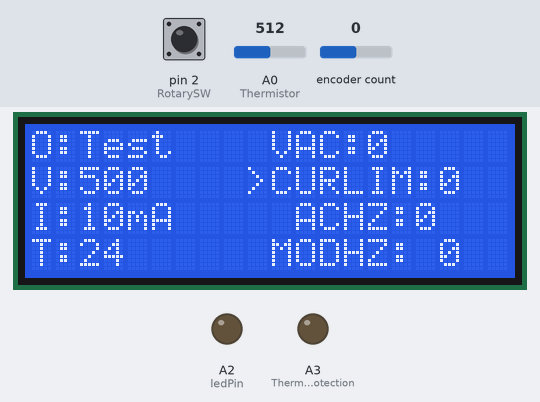
The sketch below on a simulated Arduino Uno, built with avr-gcc and run on an emulated ATmega328P. Parts: 20×4 character LCD, output pins drawn as LEDs (lit = HIGH). Inputs (shaded band) come from the test bench; at power-on: A0 (Thermistor) = 512, encoder count 0, pin 2 (RotarySW) HIGH. What the sketch prints to the serial monitor is not drawn.

Above: at 1.2 s.
1.3 s: A0 (Thermistor) set to 837
At 1.49 s:
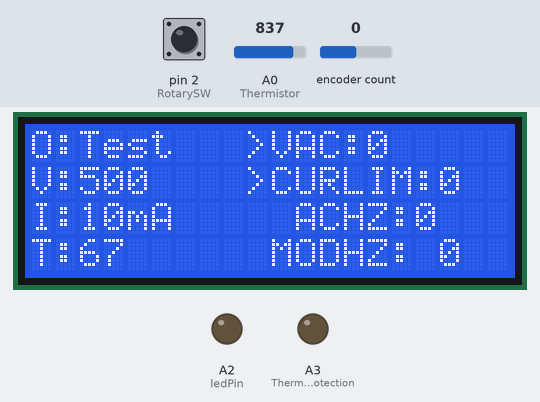
4.3 s: A0 (Thermistor) set to 865
At 4.34 s:
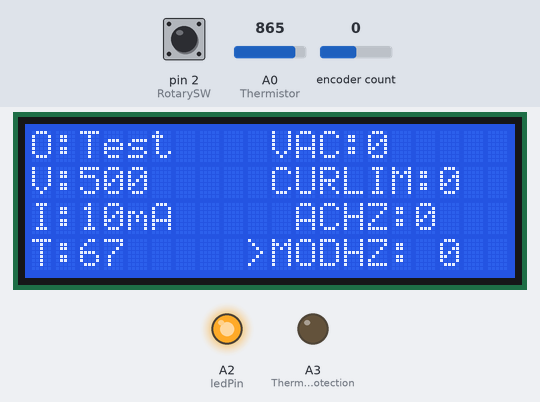
6.9 s: A0 (Thermistor) set to 1011
At 7.47 s:
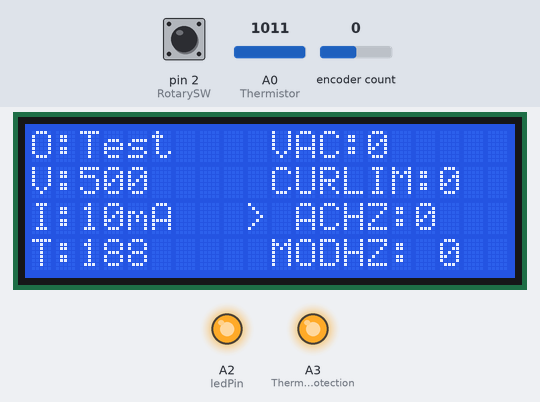
9.4 s: A0 (Thermistor) set to 1023
At 9.58 s:
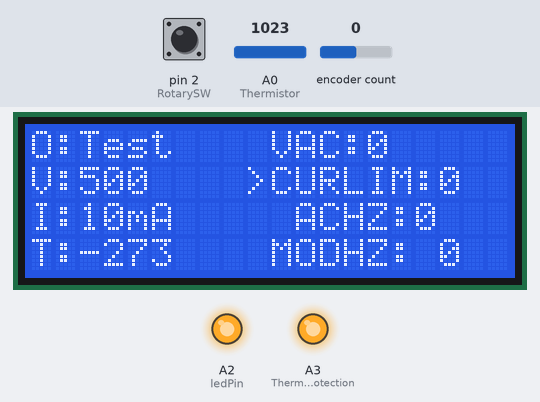
10.9 s: A0 (Thermistor) set to 122
At 11.46 s:
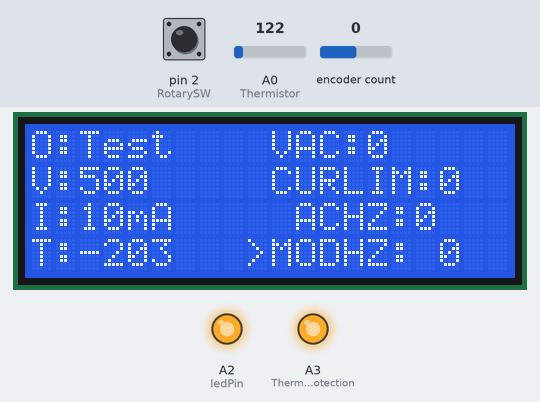
13.9 s: encoder count set to 1
At 14.16 s:
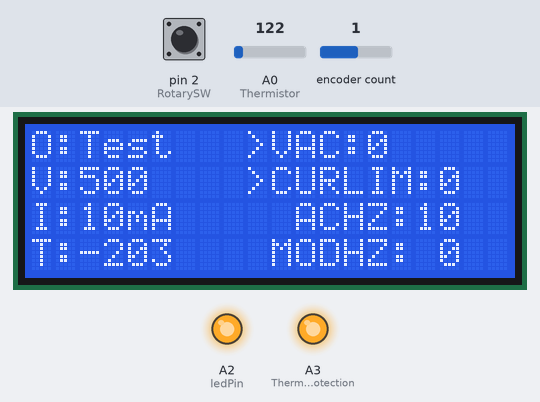
Timing chart, 0 to 16.9 s (numbered marks = the images above; inputs shaded):
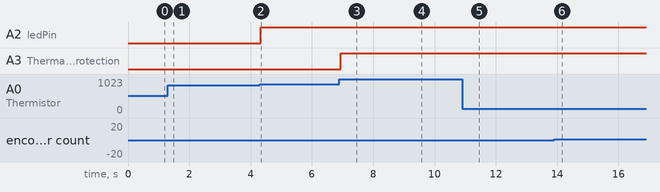

Measured:
- the behaviour switches between 848 and 849 on A0 (Thermistor) (found by bisection; images 1 and 2)
- the behaviour switches between 1022 and 1023 on A0 (Thermistor) (found by bisection; images 3 and 4)
- after the input at 4.3 s, A2 (ledPin): LOW → HIGH at once
- after the input at 6.9 s, A3 (Thermal_Protection): LOW → HIGH at once

The sketch:

Menu_screen_V5.ino
```cpp
#include <LiquidCrystal.h>
#include <Encoder.h>
const int rs =10, en =9, d4 = 8, d5= 7, d6= 6,d7= 5; //pins for LCD
//all tutes say use SPI pins 11 and 12 but no idea how to interface with spi if i do that
LiquidCrystal lcd(rs, en, d4, d5, d6, d7);  //set up the LCD connections
const int RotarySW =2;
Encoder knob(3,4);

const int ledPin = A2; //pin 2
const int Thermal_Protection = A3; //pin controlling the output switch
const int adjustment_switch = 11; //attched to physical switch powering encoder
const byte Thermistor = 0; // pin a0
long DC_voltage = A4; // voltage divider input to mcu

//Meni Reading parameters
int SWNow;
bool refreshLCD = false;
int newEncoder =0;
int oldEncoder =0;
//still need to add the other menu screens
int menu1_Value = 0; //value within menu 1
int menu2_Value = 0; //value within menu 2
int menu3_Value = 0; //value within menu 3
int menu4_Value = 0; //value within menu 4
int menuCounter = 0;
int newMenuCount = 0;

String reading1_Value = "Test"; //the type of output, depends on output_type
int reading2_Value = 500; //Voltage reading
int reading3_Value = 10; //current reading
int reading4_Value = 30; //Temperature

String Output_type[6] = {"DC-LV", "DC-MV", "DC-HV", "AC-LV", "AC-MV", "AC-HV"}; //selected based on what the physical switches say

// thermal calc+ comparison
int Vo_Temp;
int Temp_Warning = 70;
int Temp_Limit = 80;
float R1 = 10000; // resistor value in voltage divider circuit
float logR2, R2, T;
float c1 = 1.009249522e-03, c2 = 2.378405444e-04, c3 = 2.019202697e-07;

// blinking LED
int ledState = LOW;
int protectionState = LOW;
unsigned long prevMills =0;
const long interval = 100; //blinking interval
const long check_interval = 1000; // interval between temp checks

// DC voltage Calculation
long Vo_DC = 0;               //variable to store the value read
float scaled_DC_voltage = 0;  // Scaled voltage read
int R1_DC = 4700;
int R2_DC =200;

//Debouncing
unsigned long lastDebounceTime = 0;  // the last time the output pin was toggled
unsigned long debounceDelay = 5;    // the debounce time; increase if the output flickers
int buttonState;            // the current reading from the input pin
int lastButtonState = LOW;


void setup() {
  // put your setup code here, to run once:

  Serial.begin(9600);
  pinMode(2, INPUT_PULLUP); //Button
  pinMode(3,INPUT);
  pinMode(4,INPUT);
  pinMode(ledPin, OUTPUT);
  pinMode(Thermal_Protection, OUTPUT);
  pinMode(adjustment_switch,INPUT);
  pinMode(Thermistor, INPUT); //not n original ref but think i need it
  lcd.begin(20,4);
  printLCD();
 // attachInterrupt(digitalPinToInterrupt(RotarySW), MenuChange, RISING);

}

void loop() {
  // put your main code here, to run repeatedly:

  //Serial.print(newMenuCount);
  //if(refreshLCD == true){ // this was originally outside as a function but wasnt working haha

  MenuChange();
  updateLCD();
  updateCursorPosition();
  ParamaterChange();
  temp_check();
  //}
}

void ParamaterChange() {

  switch(menuCounter) //this checks the value of the counter (0, 1, 2 or 3)
    {
      case 0: //AC Amplitude need to add more precision
        newEncoder = knob.read();
        if(newEncoder > oldEncoder){ //if the input wants to increas
          if(menu1_Value<300){
            menu1_Value++;
          }
          else{
            menu1_Value = 0;
          }
        }
        else if(newEncoder < oldEncoder){
          if(menu1_Value>0){
            menu1_Value--;
          }
          else{
            menu1_Value =300;
          }
        }
        else{}
        oldEncoder = newEncoder;
        break;

      //-------------------------------
      case 1: // Current limit
        newEncoder = knob.read();
        if(newEncoder > oldEncoder){ //if the input wants to increas
          if(menu2_Value<10){
            menu2_Value = menu3_Value +2;
          }
          else{
            menu2_Value = 2;
          }
        }
        else if(newEncoder < oldEncoder){
          if(menu2_Value>2){
           menu2_Value = menu2_Value -2;
          }
          else{
            menu3_Value =10;
          }
        }
        else{}
        oldEncoder = newEncoder;
        break;

      case 2: //Current limit
        newEncoder = knob.read(); //AC  frequency
        if(newEncoder > oldEncoder){ //if the input wants to increas
          if(menu3_Value<300){
            menu3_Value =menu3_Value +10;
          }
          else{
            menu3_Value = 50;
          }
        }
        else if(newEncoder < oldEncoder){
          if(menu3_Value>50){
            menu3_Value = menu3_Value -10;
          }
          else{
            menu3_Value =300;
          }
        }
        else{}
        oldEncoder = newEncoder;
        break;

      //-------------------------------
      case 3: //Modulated frequency
        newEncoder = knob.read();
        if(newEncoder > oldEncoder){ //if the input wants to increas
          if(menu4_Value<100){
            menu4_Value = menu4_Value +2;
          }
          else{
            menu3_Value = 2;
          }
        }
        else if(newEncoder < oldEncoder){
          if(menu4_Value>2){
           menu4_Value = menu4_Value -2;
          }
          else{
            menu4_Value =100;
          }
        }
        else{}
        oldEncoder = newEncoder;
        break;
  refreshLCD = true;

    }
}
//
void MenuChange(){ //changes the value of the menu counter
  SWNow = digitalRead(RotarySW); //button has been pressed
    if (SWNow == HIGH) {
      newMenuCount++;
      if(newMenuCount <= 3){ //we do not go above 3
        menuCounter++;
        }
        else{
          newMenuCount = 0;
          menuCounter = 0;
        }
          }
    else{}
    menuCounter = newMenuCount;
    Serial.print(menuCounter);
  refreshLCD = true;
}
/* Trying to fix debouncing
  SWNow = digitalRead(RotarySW); //button has been pressed still need to debounce
  if (SWNow != lastButtonState){
    lastDebounceTime = millis();
  }
  if((millis()-lastDebounceTime)> debounceDelay){
    if (SWNow != buttonState){
      buttonState = SWNow;
    if (buttonState == HIGH) {
      newMenuCount++;
      if(newMenuCount <= 3){ //we do not go above 3 in current version
        menuCounter++;
        }
        else{
          newMenuCount = 0;
          menuCounter = 0;
        }
          }
    else{}
    menuCounter = newMenuCount;
    lastButtonState = SWNow;
    }
  }*
  //NDEBOUNCING STILL NOT WORKING, SO CURRENTLY HAS NO DEBOUNCNG. CODE ABOVE TRYING TO FIX (FAILING TO)
*/


void printLCD() { //static information thats not movind
  lcd.setCursor(0,0); //1st line, 2nd block
  lcd.print("O:"); //text
  //----------------------
  lcd.setCursor(0,1); //2nd line, 2nd block
  lcd.print("V:"); //text
  //----------------------
  lcd.setCursor(0,2); //3rd line, 2nd block
  lcd.print("I:  mA"); //text
  //----------------------
  lcd.setCursor(0,3); //4th line, 2nd block
  lcd.print("T:"); //text

  //----------------------
  lcd.setCursor(10,0); //1st line, 14th block
  lcd.print("VAC:"); //
    //----------------------
  lcd.setCursor(10,1); //1st line, 14th block
  lcd.print("CURLIM:"); //
  //----------------------
  lcd.setCursor(11,2); //1st line, 14th block
  lcd.print("ACHZ:"); //
    //----------------------
  lcd.setCursor(10,3); //1st line, 14th block
  lcd.print("MODHZ:"); //
}

void updateCursorPosition() {
  //Clear display's ">" parts
  lcd.setCursor(9,0); //1st line, 1st block
  lcd.print(" "); //erase by printing a space
  lcd.setCursor(9,1); //1st line, 1st block
  lcd.print(" "); //erase by printing a space
  lcd.setCursor(9,2);
  lcd.print(" ");
  lcd.setCursor(9,3);
  lcd.print(" ");

  //Place cursor to the new position
  switch(menuCounter) //this checks the value of the counter (0, 1, 2 or 3)
  {
    case 0:
    lcd.setCursor(9,0); //4th line, 1st block
    lcd.print(">");
    //-------------------------------
    case 1:
    lcd.setCursor(9,1); //1st line, 1st block
    lcd.print(">");
    break;
    //-------------------------------
    case 2:
    lcd.setCursor(9,2); //2nd line, 1st block
    lcd.print(">");
    break;
    //-------------------------------
    case 3:
    lcd.setCursor(9,3); //3rd line, 1st block
    lcd.print(">");
    break;
    //-------------------------------

  }
}

void updateLCD() {  //Refreshes the LCD with new parameters and readings
  //Parameters
  lcd.setCursor(14,0); //1st line, 10th block
  lcd.print("   "); //erase the content by printing space over it
  lcd.setCursor(14,0); //1st line, 10th block
  lcd.print(menu1_Value); //AC amplitude

  lcd.setCursor(17,1);
  lcd.print("   ");
  lcd.setCursor(17,1);
  lcd.print(menu2_Value); // Current limit

  lcd.setCursor(16,2);
  lcd.print("   ");
  lcd.setCursor(16,2);
  lcd.print(menu3_Value); // AC frequency

  lcd.setCursor(17,3);
  lcd.print("   ");
  lcd.setCursor(17,3);
  lcd.print(menu4_Value);   // Modulation frequency

  //Measurements
  lcd.setCursor(2,0);
  lcd.print("     ");
  lcd.setCursor(2,0);
  lcd.print(reading1_Value);

  lcd.setCursor(2,1);
  lcd.print("      ");
  lcd.setCursor(2,1);
  lcd.print(reading2_Value); // Current limit

  lcd.setCursor(2,2);
  lcd.print("  ");
  lcd.setCursor(2,2);
  lcd.print(reading3_Value); // AC frequency

  lcd.setCursor(2,3);
  lcd.print("  ");
  lcd.setCursor(2,3);
  lcd.print(reading4_Value); //temperature
  }

void temp_check() {
  // reads the thermistor, calculates the temp
  Vo_Temp = analogRead(Thermistor); //Reads voltage
  R2 = R1*(1023.0 / (float)Vo_Temp - 1.0);
  logR2 = log(R2);
  T = (1.0 / (c1 + c2*logR2 + c3*logR2*logR2*logR2));
  T = T - 273.15;         //Calculates Temperature
  reading4_Value = T;
  Serial.print("Temp:  "); //for fault finding
  Serial.print(T);
  digitalWrite(ledPin,ledState); ///visual indication
  Serial.print("  ");
  Serial.print(ledState);
  digitalWrite(Thermal_Protection,protectionState);
                                // to output switch
  unsigned long currentMills = millis();
  // flashes LED if getting too hot, solid on
  //if the overheating protection enabled
  if(T>= Temp_Limit) {          //Temp_Limit =80
    ledState = HIGH;            //LED on
    protectionState = HIGH;     //shuts off output
  } else if(T>=Temp_Warning) {  //Temp_Warning =70s
      protectionState = LOW;
        ledState = HIGH;
      }


}
```
